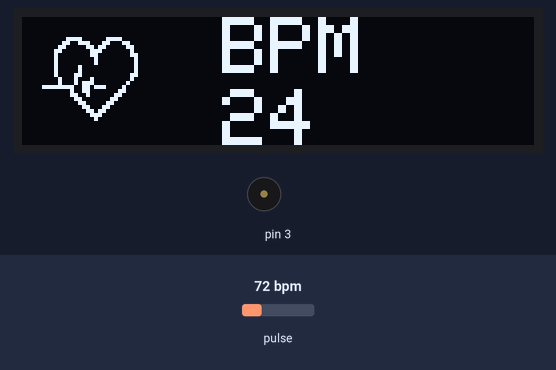
The sketch below on a simulated Arduino Uno, built with avr-gcc and run on an emulated ATmega328P. On the bench: 128×32 one-colour display, buzzer (waves = sounding). The inputs (shaded band) are chosen by the test bench; at power-on: pulse 72 bpm. What the sketch prints to the serial monitor is not drawn.

Above: at 3.2 s.
3.3 s: pulse set to 130 bpm
At 3.46 s:
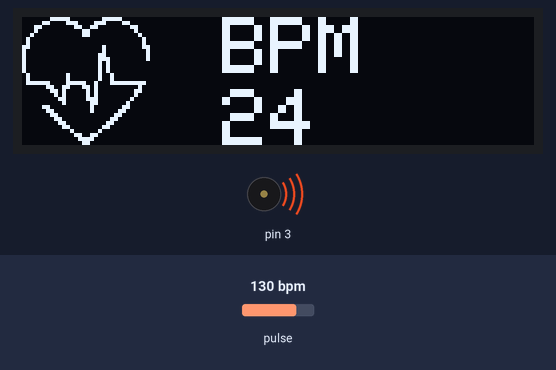
6.3 s: pulse set to 42 bpm
At 7.4 s:
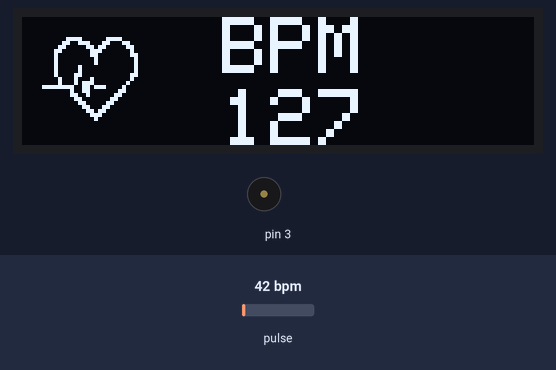
9.3 s: pulse set to 100 bpm
At 10.1 s:
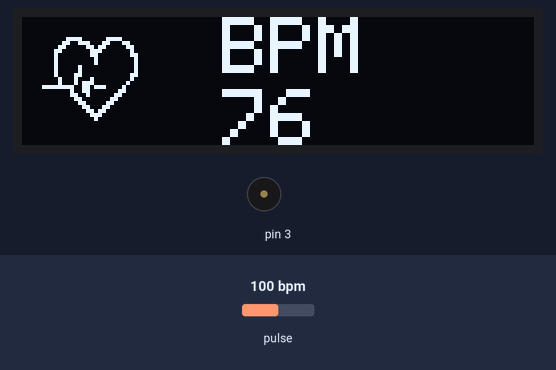
Timing chart, 0 to 17.3 s (numbered marks = the images above; inputs shaded):
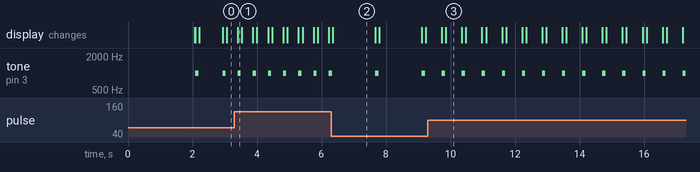

The sketch:

Program.ino
```cpp
/* PROGRAM MONITORING BMP 280 & MAX 30102
 * KELOMPOK 5
 *  NAMA :
 *   AUDREY MARTIKA D.  3.32.18.0.03
 *   DIFA JIHAN S.      3.32.18.0.06
 *   FEBY ADIANTA       3.32.18.0.08
 *   NAUFAL DAFFA W.    3.13.18.0.16
 */

#include <Wire.h>
#include <Adafruit_GFX.h>         //Librari untuk Oled dan BMP280
#include <Adafruit_SSD1306.h>
#include <Adafruit_BMP280.h>

#include "MAX30105.h"             //Librari MAX30105
#include "heartRate.h"            //Algoritma Perhitungan Detak Jantung

#define SCREEN_WIDTH 128          // Lebar Tampilan OLED, dalam pixels
#define SCREEN_HEIGHT 32          // Tinggi Tampilan OLED, dalam pixels
#define OLED_RESET    -1          // Reset pin # (atau -1 jika sharing Arduino reset pin)

MAX30105 particleSensor;

const byte RATE_SIZE = 4;         //Increase this for more averaging. 4 is good.
byte rates[RATE_SIZE];            //Array of heart rates
byte rateSpot = 0;
long lastBeat = 0;                //Time at which the last beat occurred
float beatsPerMinute;
int beatAvg;
int irValue;

static const unsigned char PROGMEM logo2_bmp[] =
{ 0x03, 0xC0, 0xF0, 0x06, 0x71, 0x8C, 0x0C, 0x1B, 0x06, 0x18, 0x0E, 0x02, 0x10, 0x0C, 0x03, 0x10,              //Logo2 and Logo3 are two bmp pictures that display on the OLED if called
  0x04, 0x01, 0x10, 0x04, 0x01, 0x10, 0x40, 0x01, 0x10, 0x40, 0x01, 0x10, 0xC0, 0x03, 0x08, 0x88,
  0x02, 0x08, 0xB8, 0x04, 0xFF, 0x37, 0x08, 0x01, 0x30, 0x18, 0x01, 0x90, 0x30, 0x00, 0xC0, 0x60,
  0x00, 0x60, 0xC0, 0x00, 0x31, 0x80, 0x00, 0x1B, 0x00, 0x00, 0x0E, 0x00, 0x00, 0x04, 0x00,
};

static const unsigned char PROGMEM logo3_bmp[] =
{ 0x01, 0xF0, 0x0F, 0x80, 0x06, 0x1C, 0x38, 0x60, 0x18, 0x06, 0x60, 0x18, 0x10, 0x01, 0x80, 0x08,
  0x20, 0x01, 0x80, 0x04, 0x40, 0x00, 0x00, 0x02, 0x40, 0x00, 0x00, 0x02, 0xC0, 0x00, 0x08, 0x03,
  0x80, 0x00, 0x08, 0x01, 0x80, 0x00, 0x18, 0x01, 0x80, 0x00, 0x1C, 0x01, 0x80, 0x00, 0x14, 0x00,
  0x80, 0x00, 0x14, 0x00, 0x80, 0x00, 0x14, 0x00, 0x40, 0x10, 0x12, 0x00, 0x40, 0x10, 0x12, 0x00,
  0x7E, 0x1F, 0x23, 0xFE, 0x03, 0x31, 0xA0, 0x04, 0x01, 0xA0, 0xA0, 0x0C, 0x00, 0xA0, 0xA0, 0x08,
  0x00, 0x60, 0xE0, 0x10, 0x00, 0x20, 0x60, 0x20, 0x06, 0x00, 0x40, 0x60, 0x03, 0x00, 0x40, 0xC0,
  0x01, 0x80, 0x01, 0x80, 0x00, 0xC0, 0x03, 0x00, 0x00, 0x60, 0x06, 0x00, 0x00, 0x30, 0x0C, 0x00,
  0x00, 0x08, 0x10, 0x00, 0x00, 0x06, 0x60, 0x00, 0x00, 0x03, 0xC0, 0x00, 0x00, 0x01, 0x80, 0x00
};

Adafruit_SSD1306 display(SCREEN_WIDTH, SCREEN_HEIGHT, &Wire, OLED_RESET); //Declaring the display name (display)
Adafruit_BMP280 bmp;


void setup() {
  Serial.begin(9600);
  bmp.begin();                                    //Start the bmp
  particleSensor.begin(Wire, I2C_SPEED_FAST);     //Use default I2C port, 400kHz speed
  particleSensor.setup();                         //Configure sensor with default settings
  particleSensor.setPulseAmplitudeRed(0x0A);      //Turn Red LED to low to indicate sensor is running
  display.begin(SSD1306_SWITCHCAPVCC, 0x3C);      //Start the OLED display
  display.clearDisplay();
  display.setTextColor(WHITE);
  display.setTextSize(1);
  display.print("Kelompok 5");                    //Show the name, you can remove it or replace it
  display.setCursor(32, 12);
  display.setTextSize(2);
  display.println("BMP280");
  display.display();
  delay(2000);
}

void loop() {
  irValue = particleSensor.getIR();
  Serial.println(irValue);
  if (irValue < - 7000 || irValue > 7000) {
    MAX();
  }
  else {
    BMP();
    beatAvg = 0;
  }
}

void BMP() {

  display.clearDisplay();
  float T = bmp.readTemperature();              //Read temperature in C
  float P = bmp.readPressure() / 100;           //Read Pressure in Pa and conversion to hPa
  float A = bmp.readAltitude(1013.50);          //Calculating the Altitude, the "1019.66" is the pressure in (hPa) at sea level at day in your region
  //If you don't know it just modify it until you get the altitude of your place

  display.setCursor(0, 0);                      //Oled display, just playing with text size and cursor to get the display you want
  display.setTextColor(WHITE);
  display.setTextSize(2);
  display.print("Temp");
  display.setCursor(0, 18);
  display.print(T, 1);
  display.setCursor(50, 17);
  display.setTextSize(1);
  display.print("C");

  display.setTextSize(1);
  display.setCursor(65, 0);
  display.print("Pres");
  display.setCursor(65, 10);
  display.print(P);
  display.setCursor(110, 10);
  display.print("hPa");

  display.setCursor(65, 25);
  display.print("Alt");
  display.setCursor(90, 25);
  display.print(A, 0);
  display.setCursor(110, 25);
  display.print("m");

  display.display();
  delay(2000);
}
void MAX() {

  display.clearDisplay();                                   //Clear the display
  display.drawBitmap(5, 5, logo2_bmp, 24, 21, WHITE);       //Draw the first bmp picture (little heart)
  display.setTextSize(2);                                   //Near it display the average BPM you can display the BPM if you want
  display.setTextColor(WHITE);
  display.setCursor(50, 0);
  display.println("BPM");
  display.setCursor(50, 18);
  display.println(beatAvg);
  display.display();

  if (checkForBeat(irValue) == true)                       //If a heart beat is detected
  {
    display.clearDisplay();                                //Clear the display
    display.drawBitmap(0, 0, logo3_bmp, 32, 32, WHITE);    //Draw the second picture (bigger heart)
    display.setTextSize(2);                                //And still displays the average BPM
    display.setTextColor(WHITE);
    display.setCursor(50, 0);
    display.println("BPM");
    display.setCursor(50, 18);
    display.println(beatAvg);
    display.display();
    tone(3, 1000);                                        //And tone the buzzer for a 100ms you can reduce it it will be better
    delay(100);
    noTone(3);                                            //Deactivate the buzzer to have the effect of a "bip"
    //We sensed a beat!
    long delta = millis() - lastBeat;                     //Measure duration between two beats
    lastBeat = millis();

    beatsPerMinute = 60 / (delta / 1000.0);              //Calculating the BPM

    if (beatsPerMinute < 255 && beatsPerMinute > 20)     //To calculate the average we strore some values (4) then do some math to calculate the average
    {
      rates[rateSpot++] = (byte)beatsPerMinute;          //Store this reading in the array
      rateSpot %= RATE_SIZE;                             //Wrap variable

      //Take average of readings
      beatAvg = 0;
      for (byte x = 0 ; x < RATE_SIZE ; x++)
        beatAvg += rates[x];
      beatAvg /= RATE_SIZE;

    }
  }
}
```

Measured:
- after the input at 3.3 s, tone on pin 3: alternates 1000 Hz for 0.10 s and silent for 0.37 s, starting after 0.10 s
- after the input at 6.3 s, tone on pin 3: alternates 1000 Hz for 0.10 s and silent for 1.3 s, starting after 1.4 s
- after the input at 9.3 s, tone on pin 3: alternates 1000 Hz for 0.10 s and silent for 0.52 s, starting after 0.43 s
- by itself, tone on pin 3: alternates 1000 Hz for 0.10 s and silent for 0.75 s
- what the display in image 2 shows lasts 1.3 s, from 6.4 s to 7.7 s
- what the display in image 3 shows lasts 0.5 s, from 9.9 s to 10.4 s
